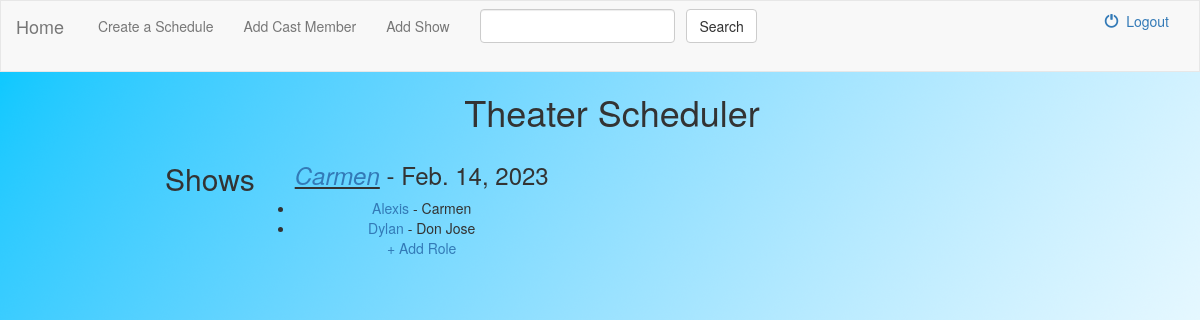
Before: /getdata/home/ with the older database file.
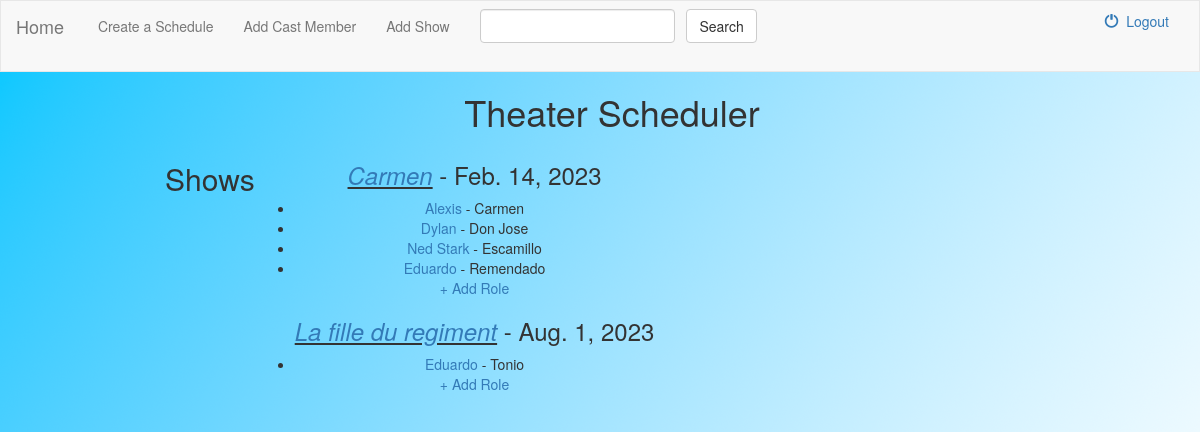
After: the same page with the newer database file.
### getdata/models.py (models this page shows, shortened)
class Shows(models.Model):
    title = models.CharField(max_length=128, unique=True, null=False)
    rehearsal_start = models.DateField(null=False)
    show_open = models.DateField(null=False)
    director_id = models.ForeignKey(Performers, on_delete=models.SET_DEFAULT, default="")

class Roles(models.Model):
    name = models.CharField(max_length=128, null=False)
    show_id = models.ForeignKey(Shows, on_delete=models.CASCADE)
    performer_id = models.ForeignKey(Performers, on_delete=models.SET_DEFAULT, default="")

class Performers(models.Model):
    name = models.CharField(max_length=128, unique=True, null=False)
    email = models.CharField(max_length=128, unique=True, null=False)
    phone = models.CharField(max_length=10, unique=True, null=False)

### getdata/views.py (the view)
# urls.py: path('home/', views.HomeView.as_view(), name='home'),
class HomeView(generic.ListView):
    template_name = 'home.html'
    def get_queryset(self):
        return Shows.objects.all()

### getdata/templates/home.html (shortened to what this page needs)
{% extends 'base.html' %}
{% block body %}
<h1>Theater Scheduler</h1>
<div class="row" style="display: flex; margin-left: 2%;"><h2>Shows</h2>
{% if object_list.count > 0 %}
<ul>{% for show in object_list %}
        <div class="column" style="flex: 10%;"><h3><u><i><a href="{% url 'getdata:showinfo' show.id %}">{{ show.title }}</a></i></u>  - {{ show.show_open }}</h3>
        {% for role in show.roles_set.all %}
            <li><a href="{% url 'getdata:info' role.performer_id.id %}">{{ role.performer_id.name }}</a> - {{ role.name }}</li>
        {% endfor %}
        <a href="{% url 'getdata:role-add' %}">+ Add Role</a></div>
    {% endfor %}
</ul>
</div>
{% endif %}
{% endblock %}

Changed rows visible on the page:
added Roles: performer_id.name "Ned Stark", name "Escamillo", shown under Shows "Carmen"
added Roles: performer_id.name "Eduardo", name "Remendado", shown under Shows "Carmen"
added Shows: title "La fille du regiment", show_open "Aug. 1, 2023"
added Roles: performer_id.name "Eduardo", name "Tonio", shown under "La fille du regiment"
